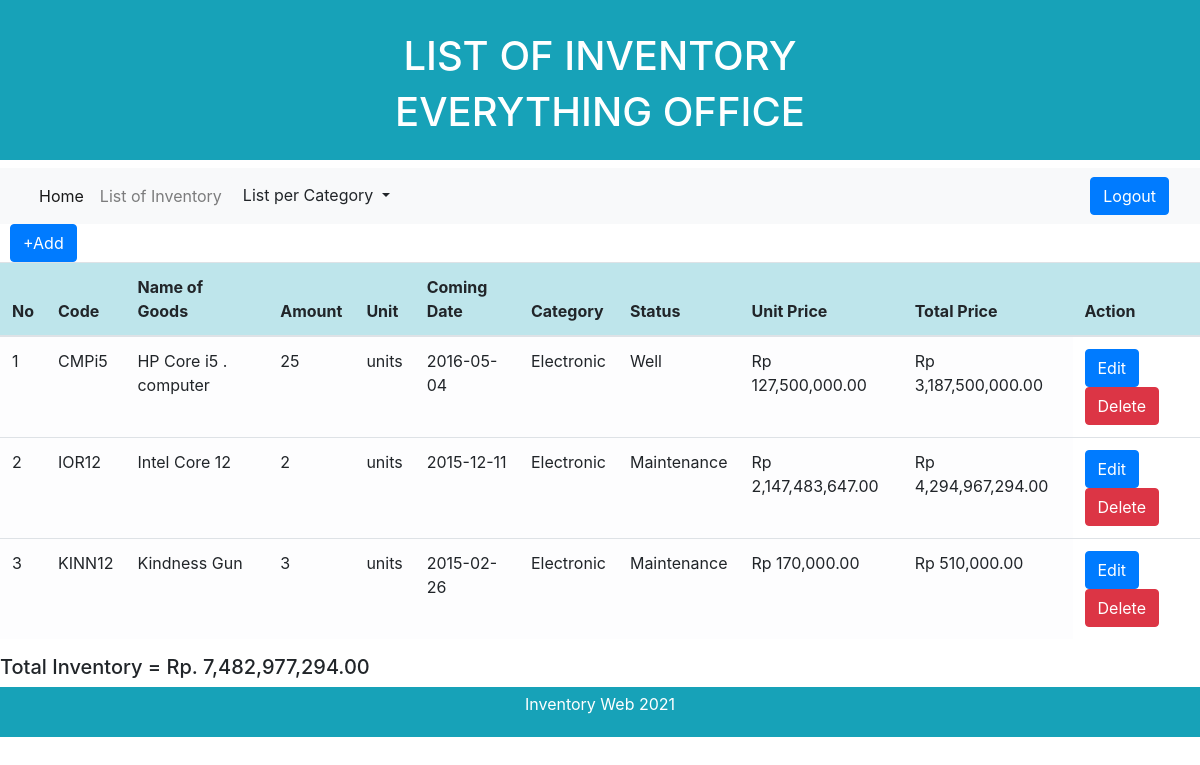
Screenshot of /inventory.php?category=Electronic (signed in) with the database file from the repository.
### tables this page shows
CREATE TABLE `inventory` (
  `item_id` varchar(10) NOT NULL,
  `item_name` varchar(30) NOT NULL,
  `amount` int(11) NOT NULL,
  `unit` varchar(15) NOT NULL,
  `arrival_date` date NOT NULL,
  `category` varchar(20) NOT NULL,
  `item_status` varchar(20) NOT NULL,
  `price` int(20) NOT NULL
);

### inventory.php (the view, shortened to what this page needs)
<!DOCTYPE html>
<html lang="en">
<head>
    <link rel="stylesheet" href="https://cdn.jsdelivr.net/npm/bootstrap@4.5.3/dist/css/bootstrap.min.css">
</head>
<body>
<div class="p-3 mb-2 bg-info text-white">
    <div class="container">
        <div class="row pt-3">
            <div class="col text-center">
                <h1>LIST OF INVENTORY</h1>
                <h1>EVERYTHING OFFICE</h1>
            </div>
        </div>
    </div>
</div>
<nav class="navbar navbar-expand-lg navbar-light bg-light">
  <div class="container-fluid">
    <div class="collapse navbar-collapse" id="navbarNavDropdown">
      <ul class="navbar-nav">
        <li class="nav-item">
          <a class="nav-link active" aria-current="page" href="homepage.php">Home</a>
        </li>
        <li class="nav-item">
          <a class="nav-link" href="inventory.php">List of Inventory</a>
        </li>
        <li class="nav-item dropdown">
                <div class="dropdown">
          <button class="btn btn-light dropdown-toggle" type="button" id="dropdownMenuButton" data-toggle="dropdown" aria-haspopup="true" aria-expanded="false">
            List per Category
          </button>
        </div>
        </li>
      </ul>
    </div>
    <a class="btn btn-primary fixed-right" href="logout.php" role="button">Logout</a>
  </div>
  </nav>
    <a class="btn btn-primary fixed-left" href="add_data.php" style="margin-left: 10px;">+Add</a>
        <div class="table-container">
        <div class="table-responsive-md">
  <table class="table">
  <thead>
                <tr>
                    <th class="table-info" >No</th>
                    <th class="table-info" >Code</th>
                    <th class="table-info" >Name of Goods</th>
                    <th class="table-info" >Amount</th>
                    <th class="table-info" >Unit</th>
                    <th class="table-info" >Coming Date</th>
                    <th class="table-info" >Category</th>
                    <th class="table-info" >Status</th>
                    <th class="table-info" >Unit Price</th>
                    <th class="table-info" >Total Price</th>
                    <th class="table-info" >Action</th>
                </tr>
            </thead>
            <?php
              include 'connect.php';
              $no=0;
              $pricesum=0;
              if (isset($_GET['category'])) {
                $category=$_GET['category'];
                $sql = "SELECT * FROM inventory where category = '$category'";
              }else {
                $sql = "SELECT * FROM inventory";
              }
              $query = $connection->query($sql);
              while ($data = $query->fetch_object()) {
                $item_id = $data->item_id;
                $item_name = $data->item_name;
                $amount = $data->amount;
                $unit = $data->unit;
                $arrivaldate = $data->arrival_date;
                $category = $data->category;
                $item_status = $data->item_status;
                $price = $data->price;
                $totalitem=$price*$amount;
                $pricesum+=$totalitem;
                $formattedprice = number_format($price, 2);
                $formattedtotal = number_format($totalitem, 2);
            ?>
              <tr>
                <td class="table-light"><?php echo  ++$no?></td>
                <td class="table-light"><?php  echo $item_id?></td>
                <td class="table-light"><?php  echo $item_name?></td>
                <td class="table-light"><?php echo $amount?></td>
                <td class="table-light"><?php echo  $unit?></td>
                <td class="table-light"><?php echo  $arrivaldate?></td>
                <td class="table-light"><?php echo  $category?></td>
                <td class="table-light"><?php echo  $item_status?></td>
                <td class="table-light"><?php echo  "Rp $formattedprice"?></td>
                <td class="table-light"><?php echo  "Rp $formattedtotal"?></td>
                <td>
                  <a href="edit.php?id=<?=$item_id?>"> <button type="button" class="btn btn-primary">Edit</button> </a>
                  <a href="delete.php?id=<?=$item_id?>"> <button type="button" class="btn btn-danger">Delete</button></a>
                </td>
              </tr>
              <?php
              }
              $formattedpricesum = number_format($pricesum, 2);
            ?>
    </table>
  </div>
          <div class="total-invent">
            <h5>Total Inventory = Rp. <?php echo $formattedpricesum ?></h5>
          </div>
</div>
<div class="footer" style="display: flex; align-items:center; justify-content:center; width: 100%; height: 50px; background-color:#17a2b8; color: white;">
              <p>Inventory Web 2021</p>
</div>
</body>
</html>

### rows the page displays
inventory: item_id "CMPi5", item_name "HP Core i5 . computer", amount "25", unit "units", arrival_date "2016-05-04", category "Electronic", item_status "Well", price "127,500,000.00", formattedtotal "3,187,500,000.00"
inventory: item_id "IOR12", item_name "Intel Core 12", amount "2", unit "units", arrival_date "2015-12-11", category "Electronic", item_status "Maintenance", price "2,147,483,647.00", formattedtotal "4,294,967,294.00"
inventory: item_id "KINN12", item_name "Kindness Gun", amount "3", unit "units", arrival_date "2015-02-26", category "Electronic", item_status "Maintenance", price "170,000.00", formattedtotal "510,000.00"

### other values shown
$formattedpricesum "7,482,977,294.00"
